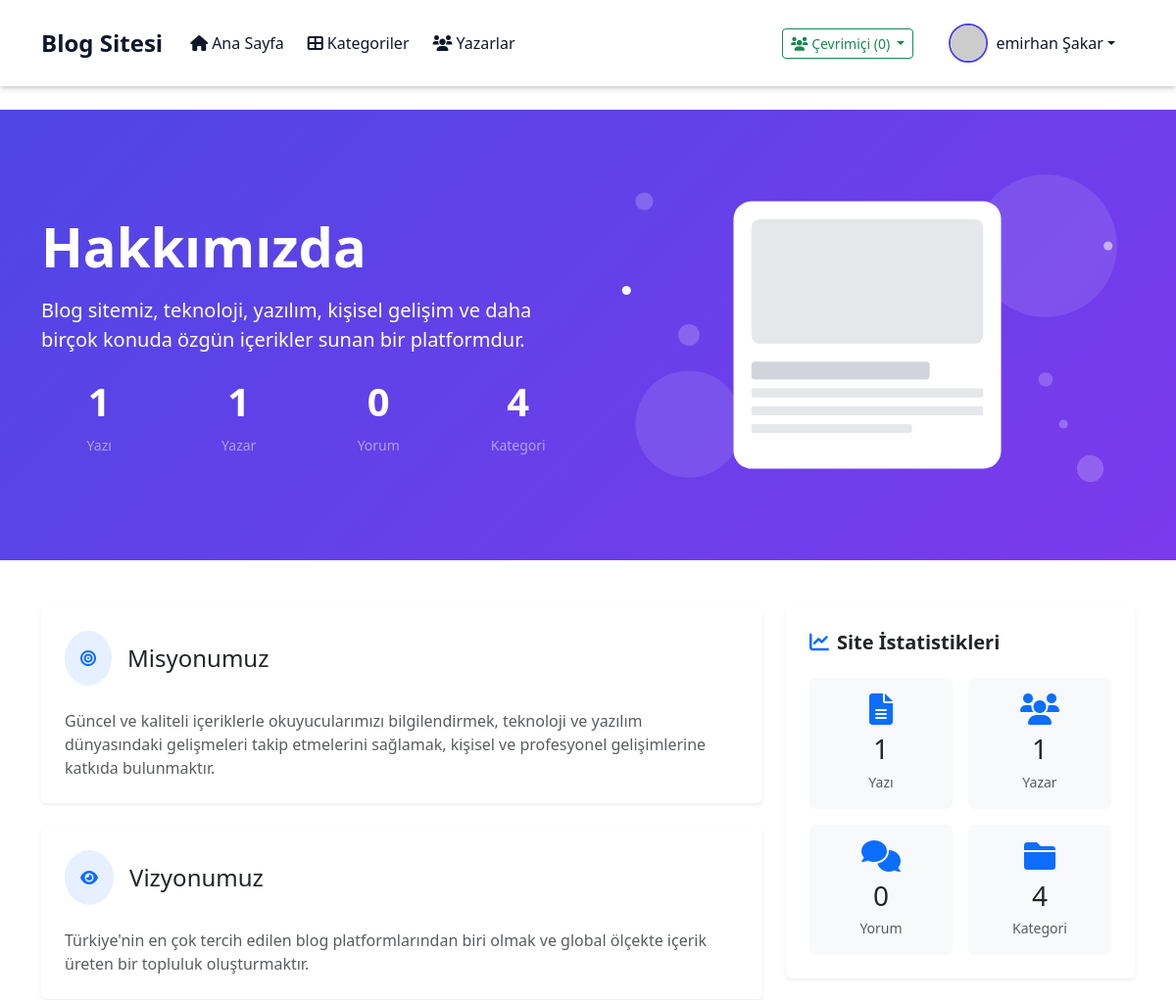
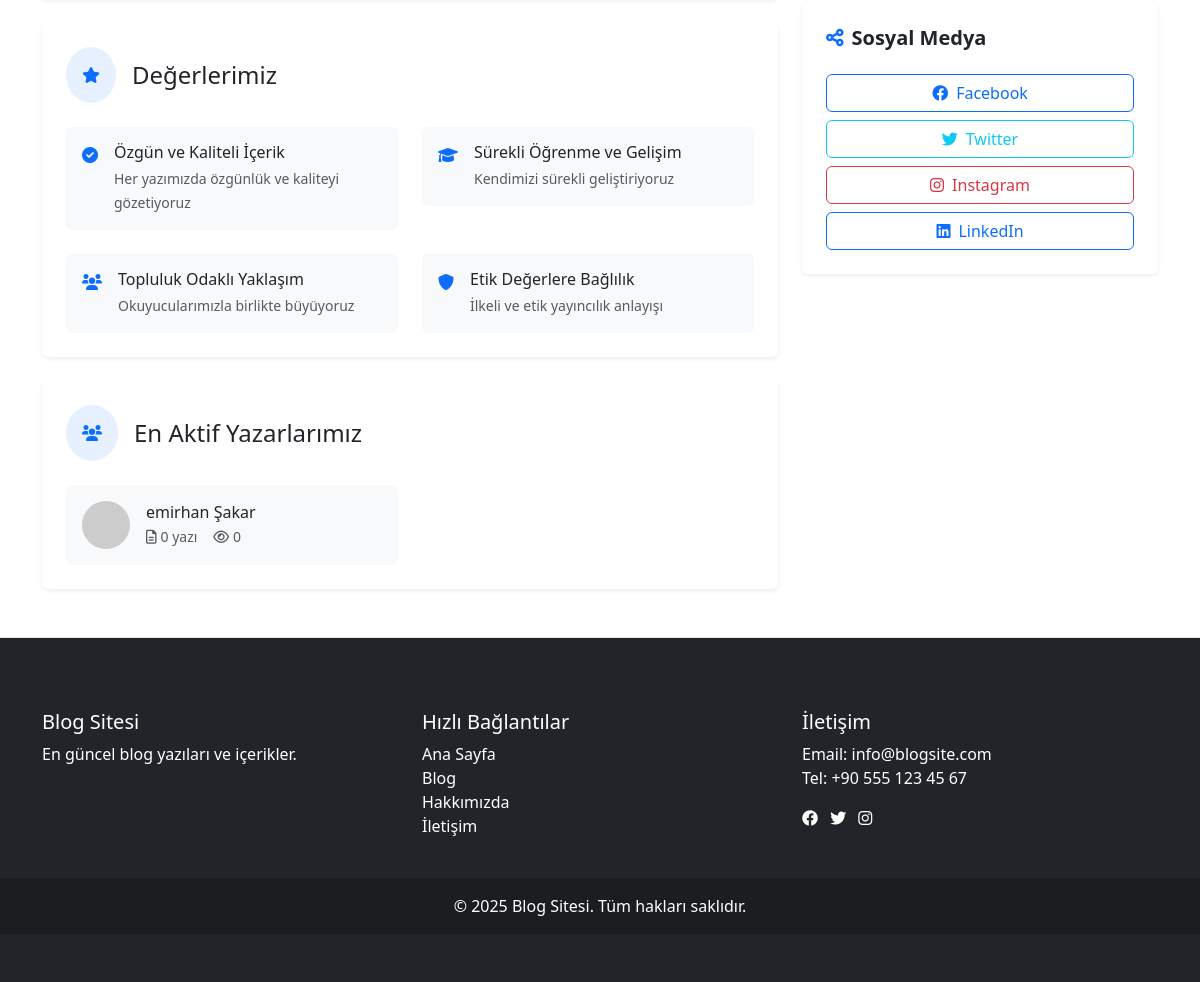
The page /hakkimizda.php (signed in) on the database its author committed (2 pictures, top to bottom).
### tables this page shows
CREATE TABLE `kullanicilar` (
  `id` int(11) NOT NULL AUTO_INCREMENT,
  `kullanici_adi` varchar(50) NOT NULL,
  `email` varchar(100) NOT NULL,
  `sifre` varchar(255) NOT NULL,
  `ad_soyad` varchar(100) DEFAULT NULL,
  `rol` enum('admin','yazar','kullanici') DEFAULT 'kullanici',
  `durum` tinyint(1) DEFAULT 1,
  `onay_durumu` enum('bekliyor','onaylandi','reddedildi') DEFAULT 'bekliyor',
  `itiraz_mesaji` text DEFAULT NULL,
  `itiraz_tarihi` timestamp NULL DEFAULT NULL,
  `son_giris` timestamp NOT NULL DEFAULT current_timestamp() ON UPDATE current_timestamp(),
  `auth_token` varchar(64) DEFAULT NULL,
  `created_at` timestamp NOT NULL DEFAULT current_timestamp(),
  `hatirla_token` varchar(64) DEFAULT NULL,
  `son_aktivite` timestamp NULL DEFAULT NULL,
  `cevrimici_durum` tinyint(1) NOT NULL DEFAULT 0,
  `kayit_tarihi` timestamp NOT NULL DEFAULT current_timestamp(),
  `profil_resmi` varchar(255) DEFAULT NULL,
  PRIMARY KEY (`id`),
  UNIQUE KEY `kullanici_adi` (`kullanici_adi`),
  UNIQUE KEY `email` (`email`)
);

### hakkimizda.php (the view, shortened to what this page needs)
<?php
include 'baglan.php';
$sql = "SELECT
        (SELECT COUNT(*) FROM blog_yazilar WHERE durum = 'yayinda') as yazi_sayisi,
        (SELECT COUNT(*) FROM kullanicilar WHERE durum = 1) as yazar_sayisi,
        (SELECT COUNT(*) FROM yorumlar WHERE durum = 'onaylanmis') as yorum_sayisi,
        (SELECT COUNT(*) FROM kategoriler) as kategori_sayisi";
$istatistikler = $conn->query($sql)->fetch_assoc();
$sql = "SELECT k.id, k.ad_soyad, k.kullanici_adi,
        COUNT(b.id) as yazi_sayisi,
        SUM(b.goruntulenme) as toplam_goruntulenme
        FROM kullanicilar k
        LEFT JOIN blog_yazilar b ON k.id = b.yazar_id
        WHERE k.durum = 1 AND (b.durum = 'yayinda' OR b.durum IS NULL)
        GROUP BY k.id
        ORDER BY yazi_sayisi DESC, toplam_goruntulenme DESC
        LIMIT 5";
$aktif_yazarlar = $conn->query($sql);
?>
<!DOCTYPE html>
<html lang="tr">
<head>
    <link rel="stylesheet" href="css/style.css">
    <link href="https://cdn.jsdelivr.net/npm/bootstrap@5.3.0/dist/css/bootstrap.min.css" rel="stylesheet">
    <link rel="stylesheet" href="https://cdnjs.cloudflare.com/ajax/libs/font-awesome/6.0.0/css/all.min.css">
</head>
<body>
    <?php include 'header.php'; ?>
    <div class="hero-section bg-primary text-white py-5 mb-5">
        <div class="container">
            <div class="row align-items-center">
                <div class="col-lg-6 animate-fade-in">
                    <h1 class="display-4 fw-bold mb-3">Hakkımızda</h1>
                    <p class="lead mb-4">Blog sitemiz, teknoloji, yazılım, kişisel gelişim ve daha birçok konuda özgün içerikler sunan bir platformdur.</p>
                    <div class="row g-4">
                        <div class="col-6 col-md-3">
                            <div class="text-center">
                                <div class="display-6 fw-bold mb-2"><?php echo number_format($istatistikler['yazi_sayisi']); ?></div>
                                <small class="text-white-50">Yazı</small>
                            </div>
                        </div>
                        <div class="col-6 col-md-3">
                            <div class="text-center">
                                <div class="display-6 fw-bold mb-2"><?php echo number_format($istatistikler['yazar_sayisi']); ?></div>
                                <small class="text-white-50">Yazar</small>
                            </div>
                        </div>
                        <div class="col-6 col-md-3">
                            <div class="text-center">
                                <div class="display-6 fw-bold mb-2"><?php echo number_format($istatistikler['yorum_sayisi']); ?></div>
                                <small class="text-white-50">Yorum</small>
                            </div>
                        </div>
                        <div class="col-6 col-md-3">
                            <div class="text-center">
                                <div class="display-6 fw-bold mb-2"><?php echo number_format($istatistikler['kategori_sayisi']); ?></div>
                                <small class="text-white-50">Kategori</small>
                            </div>
                        </div>
                    </div>
                </div>
                <div class="col-lg-6 d-none d-lg-block">
                    <img src="img/blog-hero.svg" alt="Blog İllüstrasyon" class="img-fluid">
                </div>
            </div>
        </div>
    </div>
    <div class="container mb-5">
        <div class="row g-4">
            <div class="col-lg-8">
                <div class="card border-0 shadow-sm mb-4 animate-fade-in">
                    <div class="card-body p-4">
                        <div class="d-flex align-items-center mb-4">
                            <div class="rounded-circle bg-primary bg-opacity-10 p-3 me-3">
                                <i class="fas fa-bullseye text-primary"></i>
                            </div>
                            <h2 class="h4 mb-0">Misyonumuz</h2>
                        </div>
                        <p class="text-muted mb-0">
                            Güncel ve kaliteli içeriklerle okuyucularımızı bilgilendirmek, teknoloji ve yazılım
                            dünyasındaki gelişmeleri takip etmelerini sağlamak, kişisel ve profesyonel gelişimlerine
                            katkıda bulunmaktır.
                        </p>
                    </div>
                </div>
                <div class="card border-0 shadow-sm mb-4 animate-fade-in">
                    <div class="card-body p-4">
                        <div class="d-flex align-items-center mb-4">
                            <div class="rounded-circle bg-primary bg-opacity-10 p-3 me-3">
                                <i class="fas fa-eye text-primary"></i>
                            </div>
                            <h2 class="h4 mb-0">Vizyonumuz</h2>
                        </div>
                        <p class="text-muted mb-0">
                            Türkiye'nin en çok tercih edilen blog platformlarından biri olmak ve global ölçekte
                            içerik üreten bir topluluk oluşturmaktır.
                        </p>
                    </div>
                </div>
                <div class="card border-0 shadow-sm mb-4 animate-fade-in">
                    <div class="card-body p-4">
                        <div class="d-flex align-items-center mb-4">
                            <div class="rounded-circle bg-primary bg-opacity-10 p-3 me-3">
                                <i class="fas fa-star text-primary"></i>
                            </div>
                            <h2 class="h4 mb-0">Değerlerimiz</h2>
                        </div>
                        <div class="row g-4">
                            <div class="col-md-6">
                                <div class="d-flex p-3 rounded bg-light">
                                    <i class="fas fa-check-circle text-primary mt-1 me-3"></i>
                                    <div>
                                        <h6 class="mb-1">Özgün ve Kaliteli İçerik</h6>
                                        <small class="text-muted">Her yazımızda özgünlük ve kaliteyi gözetiyoruz</small>
                                    </div>
                                </div>
                            </div>
                            <div class="col-md-6">
                                <div class="d-flex p-3 rounded bg-light">
                                    <i class="fas fa-graduation-cap text-primary mt-1 me-3"></i>
                                    <div>
                                        <h6 class="mb-1">Sürekli Öğrenme ve Gelişim</h6>
                                        <small class="text-muted">Kendimizi sürekli geliştiriyoruz</small>
                                    </div>
                                </div>
                            </div>
                            <div class="col-md-6">
                                <div class="d-flex p-3 rounded bg-light">
                                    <i class="fas fa-users text-primary mt-1 me-3"></i>
                                    <div>
                                        <h6 class="mb-1">Topluluk Odaklı Yaklaşım</h6>
                                        <small class="text-muted">Okuyucularımızla birlikte büyüyoruz</small>
                                    </div>
                                </div>
                            </div>
                            <div class="col-md-6">
                                <div class="d-flex p-3 rounded bg-light">
                                    <i class="fas fa-shield-alt text-primary mt-1 me-3"></i>
                                    <div>
                                        <h6 class="mb-1">Etik Değerlere Bağlılık</h6>
                                        <small class="text-muted">İlkeli ve etik yayıncılık anlayışı</small>
                                    </div>
                                </div>
                            </div>
                        </div>
                    </div>
                </div>
                <div class="card border-0 shadow-sm animate-fade-in">
                    <div class="card-body p-4">
                        <div class="d-flex align-items-center mb-4">
                            <div class="rounded-circle bg-primary bg-opacity-10 p-3 me-3">
                                <i class="fas fa-users text-primary"></i>
                            </div>
                            <h2 class="h4 mb-0">En Aktif Yazarlarımız</h2>
                        </div>
                        <div class="row g-4">
                            <?php while ($yazar = $aktif_yazarlar->fetch_assoc()): ?>
                                <div class="col-md-6">
                                    <div class="d-flex align-items-center p-3 rounded bg-light">
                                        <img src="<?php
                                            echo !empty($yazar['profil_resmi'])
                                                ? htmlspecialchars($yazar['profil_resmi'])
                                                : 'https://ui-avatars.com/api/?name=' . urlencode($yazar['ad_soyad']) . '&size=48';
                                        ?>" class="rounded-circle me-3" width="48" height="48" alt="<?php echo htmlspecialchars($yazar['ad_soyad']); ?>">
                                        <div>
                                            <h6 class="mb-1">
                                                <a href="yazar.php?id=<?php echo $yazar['id']; ?>" class="text-decoration-none text-dark">
                                                    <?php echo htmlspecialchars($yazar['ad_soyad']); ?>
                                                </a>
                                            </h6>
                                            <div class="d-flex align-items-center">
                                                <small class="text-muted me-3">
                                                    <i class="far fa-file-alt me-1"></i><?php echo $yazar['yazi_sayisi']; ?> yazı
                                                </small>
                                                <small class="text-muted">
                                                    <i class="far fa-eye me-1"></i><?php echo number_format($yazar['toplam_goruntulenme']); ?>
                                                </small>
                                            </div>
                                        </div>
                                    </div>
                                </div>
                            <?php endwhile; ?>
                        </div>
                    </div>
                </div>
            </div>
            <div class="col-lg-4">
                <div class="card border-0 shadow-sm mb-4 animate-fade-in">
                    <div class="card-body p-4">
                        <h5 class="card-title mb-4">
                            <i class="fas fa-chart-line me-2 text-primary"></i>Site İstatistikleri
                        </h5>
                        <div class="row g-3">
                            <div class="col-6">
                                <div class="p-3 bg-light rounded text-center">
                                    <i class="fas fa-file-alt fa-2x mb-2 text-primary"></i>
                                    <h3 class="mb-1"><?php echo number_format($istatistikler['yazi_sayisi']); ?></h3>
                                    <small class="text-muted">Yazı</small>
                                </div>
                            </div>
                            <div class="col-6">
                                <div class="p-3 bg-light rounded text-center">
                                    <i class="fas fa-users fa-2x mb-2 text-primary"></i>
                                    <h3 class="mb-1"><?php echo number_format($istatistikler['yazar_sayisi']); ?></h3>
                                    <small class="text-muted">Yazar</small>
                                </div>
                            </div>
                            <div class="col-6">
                                <div class="p-3 bg-light rounded text-center">
                                    <i class="fas fa-comments fa-2x mb-2 text-primary"></i>
                                    <h3 class="mb-1"><?php echo number_format($istatistikler['yorum_sayisi']); ?></h3>
                                    <small class="text-muted">Yorum</small>
                                </div>
                            </div>
                            <div class="col-6">
                                <div class="p-3 bg-light rounded text-center">
                                    <i class="fas fa-folder fa-2x mb-2 text-primary"></i>
                                    <h3 class="mb-1"><?php echo number_format($istatistikler['kategori_sayisi']); ?></h3>
                                    <small class="text-muted">Kategori</small>
                                </div>
                            </div>
                        </div>
                    </div>
                </div>
                <div class="card border-0 shadow-sm animate-fade-in">
                    <div class="card-body p-4">
                        <h5 class="card-title mb-4">
                            <i class="fas fa-share-alt me-2 text-primary"></i>Sosyal Medya
                        </h5>
                        <div class="d-grid gap-2">
                            <a href="#" class="btn btn-outline-primary d-flex align-items-center justify-content-center">
                                <i class="fab fa-facebook me-2"></i>Facebook
                            </a>
                            <a href="#" class="btn btn-outline-info d-flex align-items-center justify-content-center">
                                <i class="fab fa-twitter me-2"></i>Twitter
                            </a>
                            <a href="#" class="btn btn-outline-danger d-flex align-items-center justify-content-center">
                                <i class="fab fa-instagram me-2"></i>Instagram
                            </a>
                            <a href="#" class="btn btn-outline-primary d-flex align-items-center justify-content-center">
                                <i class="fab fa-linkedin me-2"></i>LinkedIn
                            </a>
                        </div>
                    </div>
                </div>
            </div>
        </div>
    </div>
    <?php include 'footer.php'; ?>
</body>
</html>

### rows shown on the page
kullanicilar: ad_soyad "emirhan Şakar", yazi_sayisi "0", toplam_goruntulenme "0"

### other values the page prints
cevrimici_kullanici_sayisi() "0"
$_SESSION['ad_soyad'] "emirhan Şakar"
$istatistikler['yazi_sayisi'] "1"
$istatistikler['yazar_sayisi'] "1"
$istatistikler['yorum_sayisi'] "0"
$istatistikler['kategori_sayisi'] "4"
